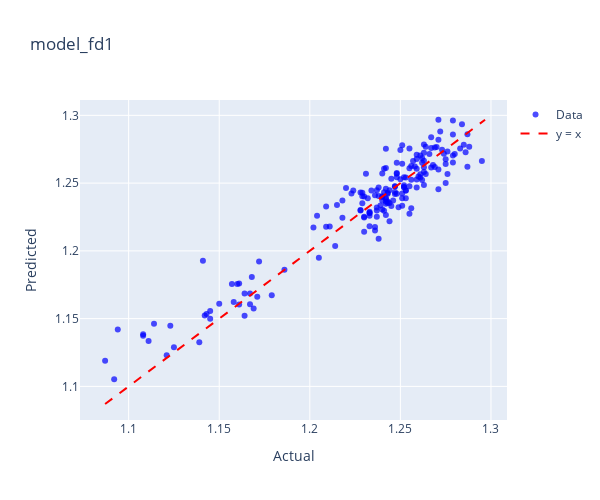
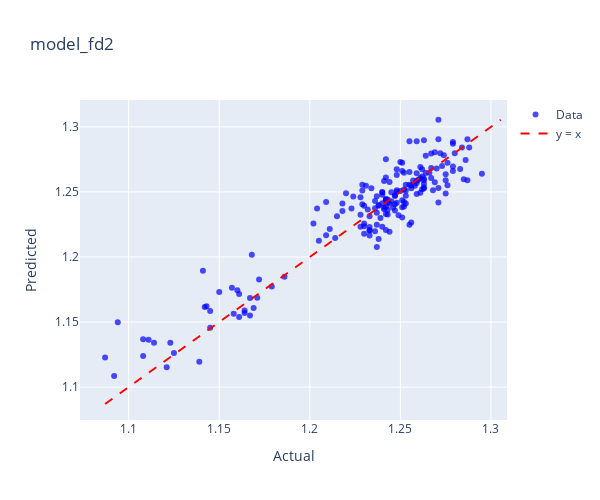
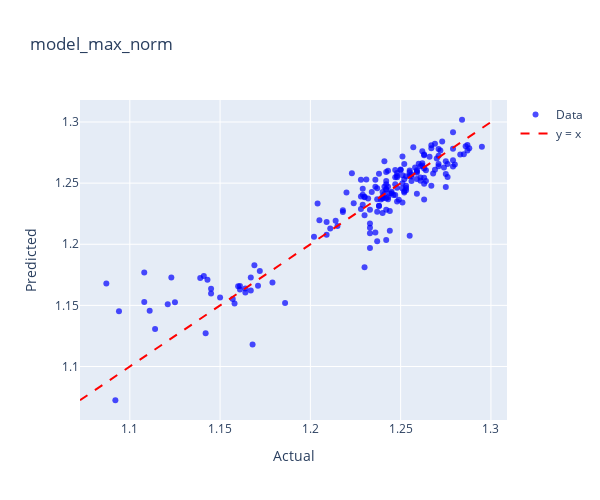
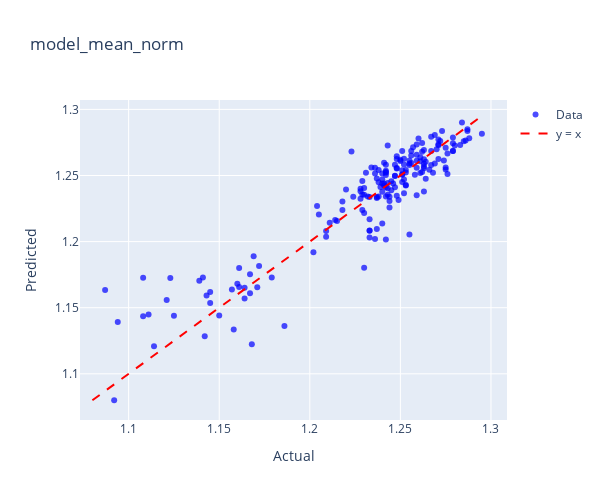

The code cell stored with these charts, in order, in its notebook:
### Code cell
model_dict = {
    'model_fd1': (model_fd1, protein_fd1),
    'model_fd2': (model_fd2, protein_fd2),
    'model_max_norm': (model_max_norm, protein_max_norm),
    'model_mean_norm': (model_mean_norm, protein_mean_norm),
    'model_msc': (model_msc, protein_msc),
    'model_ori': (model_ori, protein_ori),
    'model_range_norm': (model_range_norm, protein_range_norm),
    'model_sg1': (model_sg1, protein_sg1),
    'model_sg2': (model_sg2, protein_sg2),
    'model_snv': (model_snv, protein_snv),
}

for name, (model, data) in model_dict.items():
    print(f"Plotting for {name}")
    plot_actual_vs_predicted_plotly(model, data, 'PROTEIN',name)

### Figure 1 — Plotly figure (JSON) as saved in the notebook; plotly's stock layout.template omitted (floating-point values rounded to 4 significant figures; data arrays with more than 128 entries replaced by an {"elided": "..."} marker saying what was removed)
{"data": [{"hovertemplate": "Index: %{text}<br>Actual: %{x}<br>Predicted: %{y}<extra></extra>", "marker": {"color": "blue", "opacity": 0.7, "size": 6}, "mode": "markers", "name": "Data", "text": {"elided": "187 str values"}, "type": "scatter", "x": {"elided": "187 float values"}, "y": {"elided": "187 float values"}}, {"line": {"color": "red", "dash": "dash"}, "mode": "lines", "name": "y = x", "type": "scatter", "x": [1.087, 1.297], "y": [1.087, 1.297]}], "layout": {"height": 500, "title": {"text": "model_fd1"}, "width": 600, "xaxis": {"title": {"text": "Actual"}}, "yaxis": {"title": {"text": "Predicted"}}}}

### Figure 2 — Plotly figure (JSON) as saved in the notebook; plotly's stock layout.template omitted (floating-point values rounded to 4 significant figures; data arrays with more than 128 entries replaced by an {"elided": "..."} marker saying what was removed)
{"data": [{"hovertemplate": "Index: %{text}<br>Actual: %{x}<br>Predicted: %{y}<extra></extra>", "marker": {"color": "blue", "opacity": 0.7, "size": 6}, "mode": "markers", "name": "Data", "text": {"elided": "187 str values"}, "type": "scatter", "x": {"elided": "187 float values"}, "y": {"elided": "187 float values"}}, {"line": {"color": "red", "dash": "dash"}, "mode": "lines", "name": "y = x", "type": "scatter", "x": [1.087, 1.305], "y": [1.087, 1.305]}], "layout": {"height": 500, "title": {"text": "model_fd2"}, "width": 600, "xaxis": {"title": {"text": "Actual"}}, "yaxis": {"title": {"text": "Predicted"}}}}

### Figure 3 — Plotly figure (JSON) as saved in the notebook; plotly's stock layout.template omitted (floating-point values rounded to 4 significant figures; data arrays with more than 128 entries replaced by an {"elided": "..."} marker saying what was removed)
{"data": [{"hovertemplate": "Index: %{text}<br>Actual: %{x}<br>Predicted: %{y}<extra></extra>", "marker": {"color": "blue", "opacity": 0.7, "size": 6}, "mode": "markers", "name": "Data", "text": {"elided": "187 str values"}, "type": "scatter", "x": {"elided": "187 float values"}, "y": {"elided": "187 float values"}}, {"line": {"color": "red", "dash": "dash"}, "mode": "lines", "name": "y = x", "type": "scatter", "x": [1.072, 1.302], "y": [1.072, 1.302]}], "layout": {"height": 500, "title": {"text": "model_max_norm"}, "width": 600, "xaxis": {"title": {"text": "Actual"}}, "yaxis": {"title": {"text": "Predicted"}}}}

### Figure 4 — Plotly figure (JSON) as saved in the notebook; plotly's stock layout.template omitted (floating-point values rounded to 4 significant figures; data arrays with more than 128 entries replaced by an {"elided": "..."} marker saying what was removed)
{"data": [{"hovertemplate": "Index: %{text}<br>Actual: %{x}<br>Predicted: %{y}<extra></extra>", "marker": {"color": "blue", "opacity": 0.7, "size": 6}, "mode": "markers", "name": "Data", "text": {"elided": "187 str values"}, "type": "scatter", "x": {"elided": "187 float values"}, "y": {"elided": "187 float values"}}, {"line": {"color": "red", "dash": "dash"}, "mode": "lines", "name": "y = x", "type": "scatter", "x": [1.08, 1.295], "y": [1.08, 1.295]}], "layout": {"height": 500, "title": {"text": "model_mean_norm"}, "width": 600, "xaxis": {"title": {"text": "Actual"}}, "yaxis": {"title": {"text": "Predicted"}}}}
